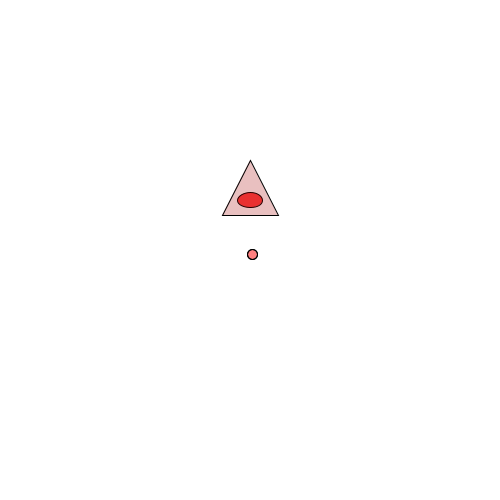
Frame 1 (no input)
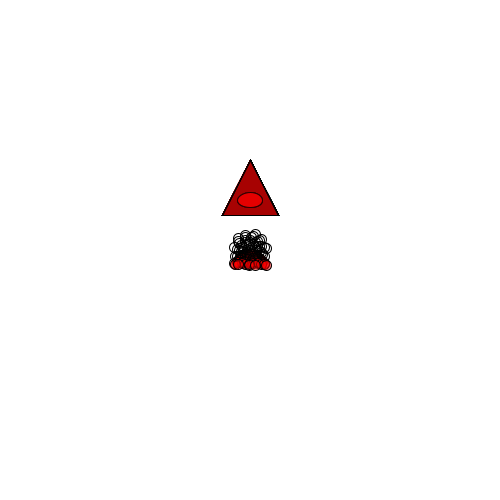
Frame 60 (the mouse pressed at the canvas centre just before this capture)
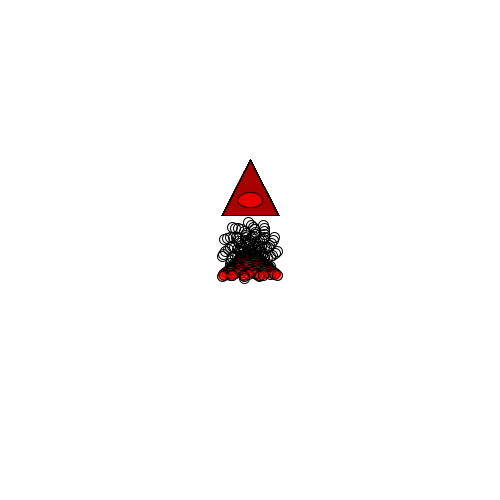
Frame 120 (the mouse held since frame 60 and released just before this capture)

The Processing sketch that drew these frames (run headless with seeded random() and noise(); from frame 60 on, the mouse is pressed at the canvas centre):

// Processing sketch: Midterms_Illuminati
// ── Midterms_Illuminati.pde
float r = 5;
float speed = 20;
float x;
float y;
float q;
float z;

int switcher =0;


void setup(){
size(500,500);
background(255);
smooth();
frameRate(200); 
colorMode(HSB,100);

}

void draw(){
  //fill(0,10);
  //rect(0,0,width,height);
  
   x = r * cos(frameCount * speed);
   y = r * sin(1 * speed);
   q = r * sin(frameCount * speed);
   z = r * cos(frameCount * speed);
   
   
  if (mousePressed == true){
  

       q = r * cos(frameCount * speed);
       z = r * sin(frameCount * speed);
       
       
  }
 
 fill(100,100,100,50);
 stroke(0);
 ellipse(z + width/2 ,y + height/2,10,10);
 
 fill(255,10);
 stroke(0);
 ellipse(z + width/2 ,q + height/2,10,10);
 
 fill(360,360,360,75);
 ellipse(width/2,200, 25,15);
 
  fill(200,200,65,25);
  translate(192,140);
  triangle(30, 75, 58, 20, 86, 75);
  

  r += .2;

}
